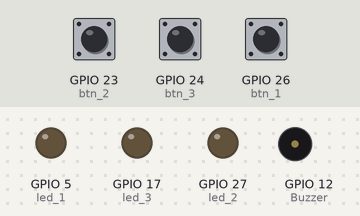
Simulated run of this program. Board: Raspberry Pi (BCM pin numbers). Parts: output pins drawn as LEDs (lit = HIGH), buzzer (waves = sounding, pin HIGH). Dashed ring = blinking. The inputs (shaded band) are chosen by the test bench; at power-on: GPIO 26 (btn_1) HIGH, GPIO 24 (btn_3) HIGH, GPIO 23 (btn_2) HIGH. Random numbers come from a fixed seed; threads take turns every 2 ms; what the program prints to the terminal is not drawn.

Above: at 1.2 s.
1.3 s: GPIO 26 (btn_1) pulsed LOW 2 times (0.12 s each, 0.3 s apart)
At 3.41 s:
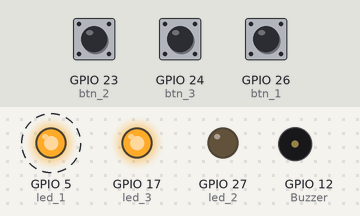
4.6 s: GPIO 24 (btn_3) pulsed LOW 5 times (0.12 s each, 0.3 s apart)
At 7.9 s:
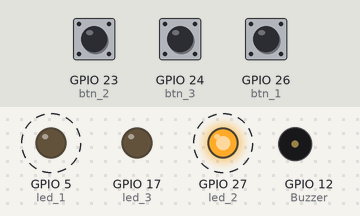
9.1 s: GPIO 24 (btn_3) pulled LOW for 0.15 s
At 10.66 s:
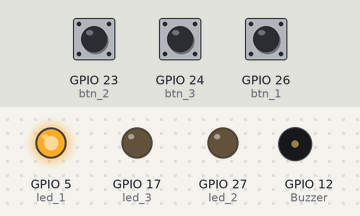
Timing chart, 0 to 18.1 s (numbered marks = the images above; inputs shaded):
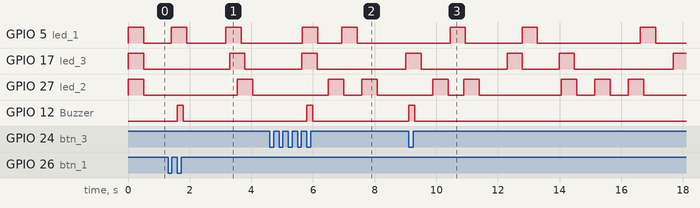

The program:

game_4.py
```python
from gpiozero import LED, Button, Buzzer
import random
import time
import threading

# 전역 변수로 score 선언
score = 0

# 부저, LED, 버튼 초기화
bz = Buzzer(12)
led_1 = LED(5)
led_2 = LED(27)
led_3 = LED(17)

btn_1 = Button(26, pull_up=True, bounce_time=0.05)  # LED 1에 해당하는 버튼
btn_2 = Button(23, pull_up=True, bounce_time=0.05)  # LED 2에 해당하는 버튼
btn_3 = Button(24, pull_up=True, bounce_time=0.05)  # LED 3에 해당하는 버튼

# 점수를 출력하는 함수
def update_score():
    global score
    score += 1
    print(f"점수: {score}")
    bz.on()
    time.sleep(0.2)
    bz.off()

# LED 깜빡임 함수 (각 LED는 랜덤 주기로 깜빡임)
def blink_led(led):
    while True:
        # 주기를 매번 랜덤하게 설정 (0초 ~ 3초 사이)
        interval = random.uniform(0, 3)

        # LED를 0.5초 동안 켰다 끄기
        led.on()  # LED 켜기
        time.sleep(0.5)  # 0.5초 대기
        led.off()  # LED 끄기
        time.sleep(0.5)  # 0.5초 대기

        # 랜덤 주기만큼 대기 (주기마다 주기 변경)
        time.sleep(interval)

# 버튼 눌렸을 때 점수를 올려주는 함수
def btn_1_pressed():
    if led_1.is_lit:  # LED 1이 켜져 있을 때
        update_score()

def btn_2_pressed():
    if led_2.is_lit:  # LED 2가 켜져 있을 때
        update_score()

def btn_3_pressed():
    if led_3.is_lit:  # LED 3이 켜져 있을 때
        update_score()

# 각 버튼에 눌림 이벤트 핸들러 연결
btn_1.when_pressed = btn_1_pressed
btn_2.when_pressed = btn_2_pressed
btn_3.when_pressed = btn_3_pressed

# 각 LED를 위한 스레드 생성
thread_1 = threading.Thread(target=blink_led, args=(led_1,))
thread_2 = threading.Thread(target=blink_led, args=(led_2,))
thread_3 = threading.Thread(target=blink_led, args=(led_3,))

# 각 스레드를 daemon 스레드로 설정
thread_1.daemon = True
thread_2.daemon = True
thread_3.daemon = True

# 각 스레드 시작
thread_1.start()
thread_2.start()
thread_3.start()

# 메인 스레드는 기다리기만 함
while True:
    time.sleep(1)
```

Measured:
- after the input at 1.3 s, GPIO 12 (Buzzer): LOW → HIGH after 0.30 s, → LOW 0.20 s later
- after the input at 4.6 s, GPIO 12 (Buzzer): LOW → HIGH after 1.2 s, → LOW 0.20 s later
- after the input at 9.1 s, GPIO 12 (Buzzer): LOW → HIGH at once, → LOW 0.20 s later
